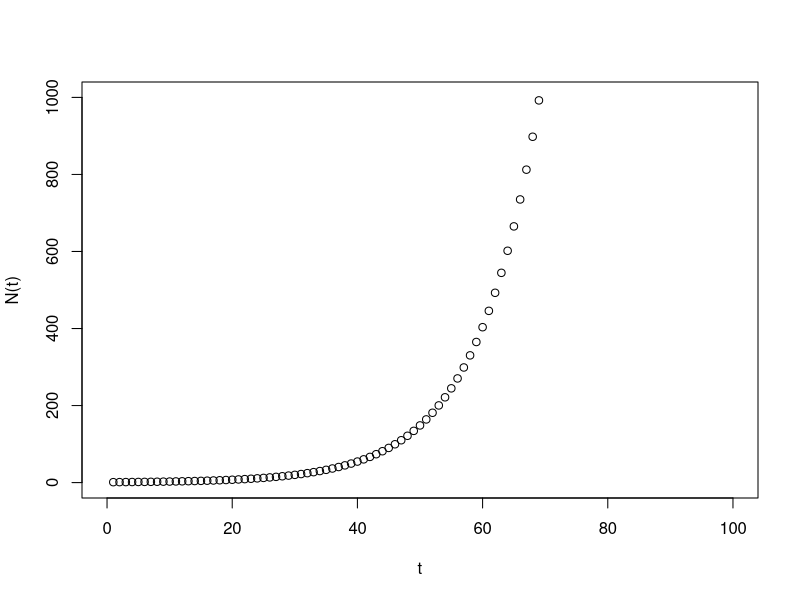
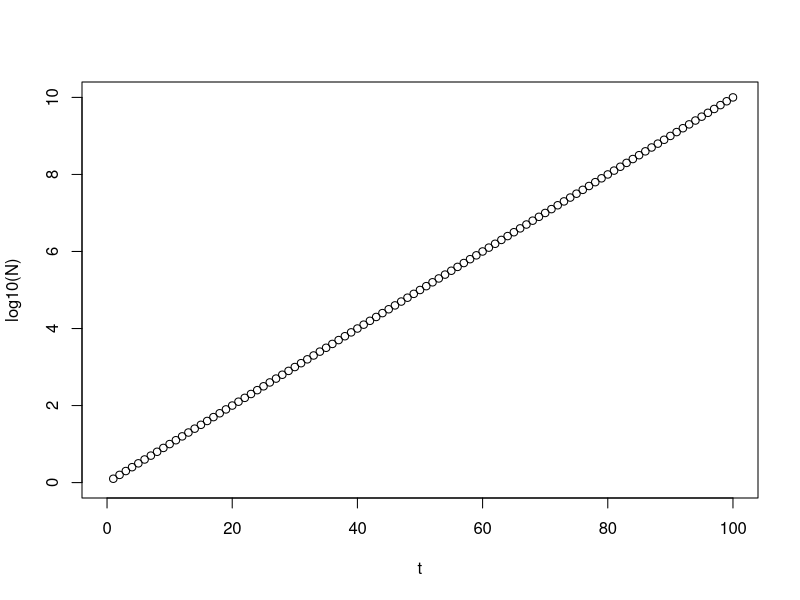
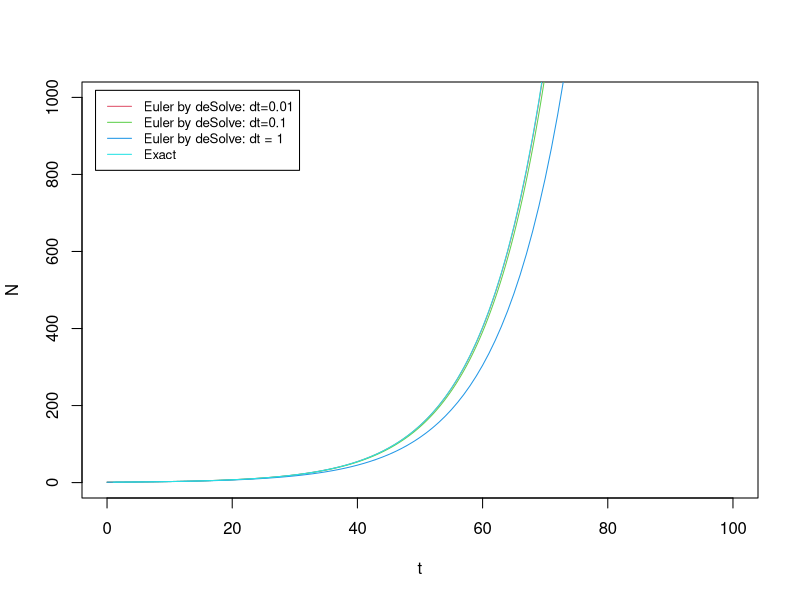
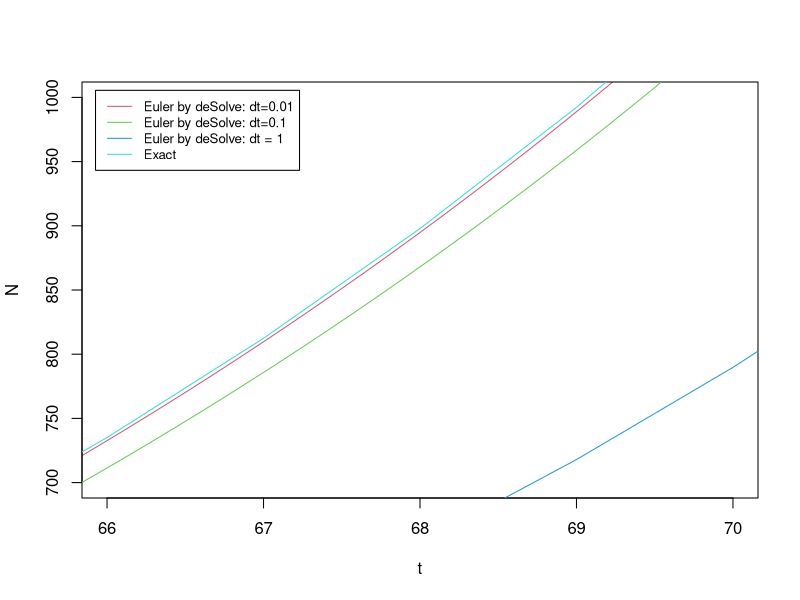
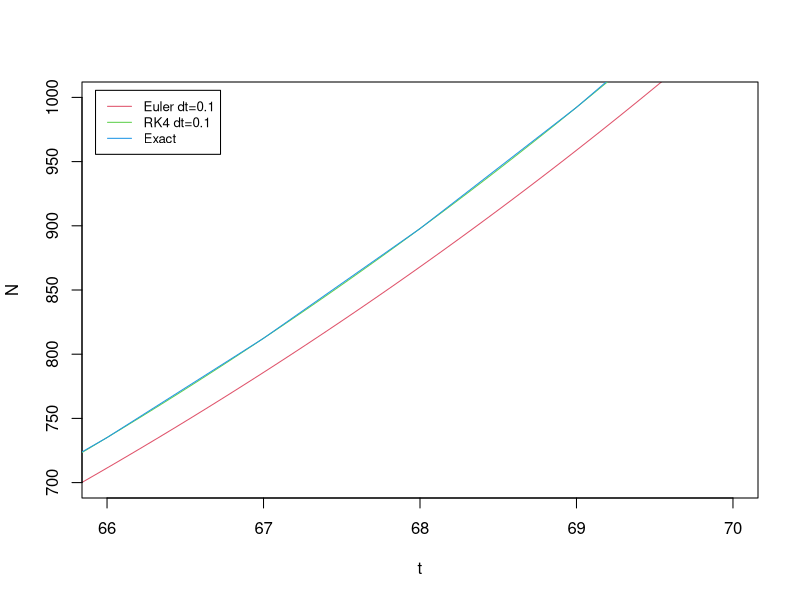
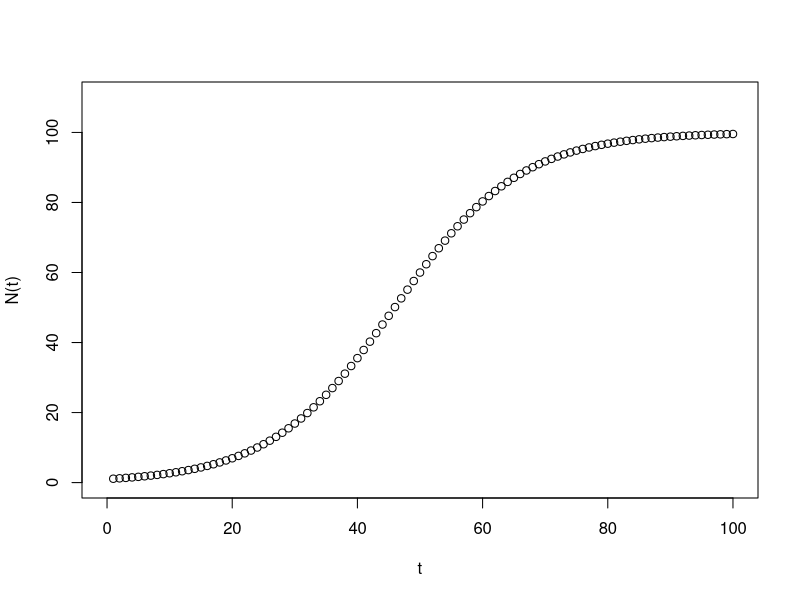

Write the R code that produced these figures, in order.
## ---- chunk 1
knitr::opts_chunk$set(echo = TRUE)
## ---- chunk 2
N_t_exact <- function(t,r,N0) {   # the function to calculate N(t): exact solution
  return(N0*exp(r*t))
}

r = 0.1; N0 = 1     # specify the parameter r and the initial condition N0

N_t_exact(t=0, r, N0)   # checking: the initial condition
N_t_exact(t=1, r, N0)   # checking:  t = 1
N_t_exact(t=10, r, N0)   # checking:  t = 10
N_t_exact(t=20, r, N0)   # checking:  t = 20
N_t_exact(t=50, r, N0)   # checking:  t = 50
## ---- chunk 3
t = seq(1, 100, 1)   # all time points to be evaluated
nt1 = N_t_exact(t, r, N0)   # all N(t) values

plot(t, nt1, xlab="t", ylab="N(t)", xlim=c(0,100), ylim=c(0,1000))
## ---- chunk 4
plot(t, log(nt1), xlab="t", ylab="log10(N)", xlim=c(0,100), ylim=c(0,10))
## ---- chunk 5
library(deSolve)  # a general ode solver
?deSolve # check the help page if needed
dN_deSolve <- function(t, N, parameters) { 
  return(list(parameters[1]*N))   # parameters[1] represents r
}
parameters = c(r = 0.1)
N0 = 1
t_all_1 = seq(0, 100, 0.01)  # all t steps during the whole simulation, dt = 0.01
results_1 = ode(y = N0, times = t_all_1, func = dN_deSolve, parms = parameters, method = "euler")

t_all_2 = seq(0, 100, 0.1)  # all t steps during the whole simulation, dt = 0.1
results_2 = ode(y = N0, times = t_all_2, func = dN_deSolve, parms = parameters, method = "euler")

t_all_3 = seq(0, 100, 1)  # all t steps during the whole simulation, dt = 1
results_3 = ode(y = N0, times = t_all_3, func = dN_deSolve, parms = parameters, method = "euler")

plot(results_1[,1], results_1[,2], type = "l", col=2,
    xlab="t", ylab="N", xlim=c(0,100), ylim=c(0,1000))
lines(results_2[,1], results_2[,2], col=3)
lines(results_3[,1], results_3[,2], col=4)
lines(t, nt1, col=5)

legend("topleft", inset=0.02, 
       legend = c("Euler by deSolve: dt=0.01", "Euler by deSolve: dt=0.1",
                  "Euler by deSolve: dt = 1", "Exact"),
       col=2:5, lty=1, cex=0.8)
## ---- chunk 6
plot(results_1[,1], results_1[,2], type = "l", col=2,
    xlab="t", ylab="N", xlim=c(66,70), ylim=c(700,1000)) 
lines(results_2[,1], results_2[,2], col=3)
lines(results_3[,1], results_3[,2], col=4)
lines(t, nt1, col=5)

legend("topleft", inset=0.02, 
       legend = c("Euler by deSolve: dt=0.01", "Euler by deSolve: dt=0.1",
                  "Euler by deSolve: dt = 1", "Exact"),
       col=2:5, lty=1, cex=0.8)
## ---- chunk 7
dN <- function(t, N) { # define derivative function, equation (1)
  return(0.1*N)
}

# Euler_single is a generic function of Euler method for a single ODE 
Euler_single <- function(derivs, X0, t.total, dt){
  # derivs: the function of the derivatives 
  # X0: initial condition
  # t.total: total simulation time, assuming t starts from 0 at the beginning
  # dt: time step size 
  t_all = seq(0, t.total, by=dt)
  n_all = length(t_all)
  X_all = numeric(n_all)
  X_all[1] = X0
  for (i in 1:(n_all-1)) {
    X_all[i+1] = X_all[i] + dt * derivs(t_all[i],X_all[i])
  }
  return(cbind(t_all, X_all))   # the output is a matrix of t & X(t) for all time steps
}

# 4th order Runge-Kutta (RK4)
RK4 <- function(derivs, X0, t.total, dt){
  # derivs: the function of the derivatives 
  # X0: initial condition
  # t.total: total simulation time, assuming t starts from 0 at the beginning
  # dt: time step size 
  t_all = seq(0, t.total, by=dt)
  n_all = length(t_all)
  X_all = numeric(n_all)
  X_all[1] = X0
  for (i in 1:(n_all-1)) {
    t_0= t_all[i]
    t_0.5 = t_0 + 0.5*dt
    t_1 = t_0 + dt
    k1 = dt * derivs(t_0,X_all[i])
    k2 = dt * derivs(t_0.5,X_all[i] + k1/2)
    k3 = dt * derivs(t_0.5,X_all[i] + k2/2)
    k4 = dt * derivs(t_1,X_all[i] + k3)
    X_all[i+1] = X_all[i] + (k1+2*k2+2*k3+k4)/6
  }
  return(cbind(t_all, X_all))   # the output is a matrix of t & X(t) for all time steps
}

results_4 = Euler_single(dN, 1, 100, 0.1)
results_5 = RK4(dN, 1, 100, 0.1)

plot(results_4[,1], results_4[,2], type = "l", col=2,
    xlab="t", ylab="N", xlim=c(66,70), ylim=c(700,1000)) 
lines(results_5[,1], results_5[,2], col=3)
lines(t, nt1, col=4)

legend("topleft", inset=0.02, 
       legend = c("Euler dt=0.1", "RK4 dt=0.1", "Exact"),
       col=2:4, lty=1, cex=0.8)
## ---- chunk 8
logistic_exact <- function(t,r,B,N0) {   # the function to calculate logistic growth: exact solution
  return(N0*B/(N0+(B-N0)*exp(-r*t)))
}

N0 = 1; r = 0.1; B= 100
t = seq(1, 100, 1)   # all time points to be evaluated
nt2 = logistic_exact(t, r, B, N0)   # all N(t) values

plot(t, nt2, xlab="t", ylab="N(t)", xlim=c(0,100), ylim=c(0,110))
